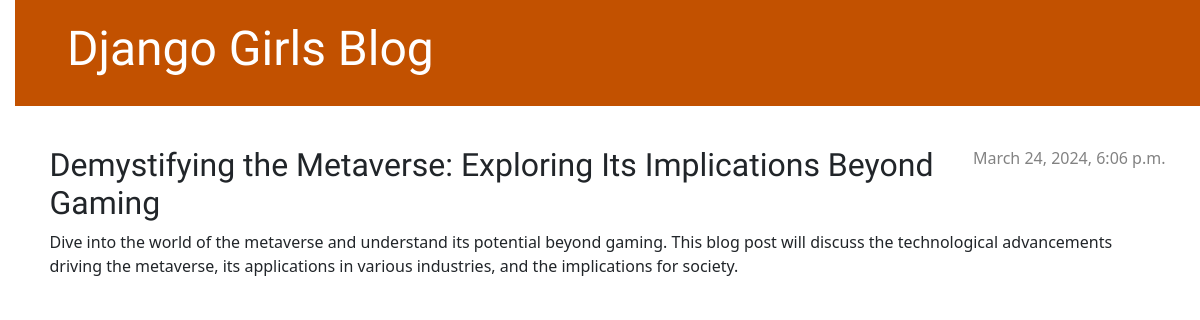
The app's page /post/2/ with its own data.
### blog/models.py (models this page shows, shortened)
class Post(models.Model):
    author = models.ForeignKey(settings.AUTH_USER_MODEL, on_delete=models.CASCADE)
    title = models.CharField(max_length=200)
    text = models.TextField()
    created_date = models.DateTimeField(default=timezone.now)
    published_date = models.DateTimeField(blank=True, null=True)

### blog/views.py (the view)
# urls.py: path('post/<int:pk>/', views.post_detail, name='post_detail'),
def post_detail(request, pk):
    post = get_object_or_404(Post, pk=pk)
    return render(request, 'blog/post_detail.html', {'post': post})

### blog/templates/blog/post_detail.html (shortened to what this page needs)
{% extends 'blog/base.html' %}
{% block content %}
    <article class="post">
        {% if post.published_date %}
            <div class="date">
            {{ post.published_date }}
            </div>
        {% else %}
        <a class="btn btn-default" href="{% url 'post_publish' pk=post.pk %}">
            <button type="button">Publish</button>
        </a>
        {% endif %}
        <h2>{{ post.title }}</h2>
        <p>{{ post.text|linebreaksbr }}</p>
    </article>
{% endblock %}

### blog/static/css/blog.css (style rules this page uses)
body { padding-left: 15px; }
h1, h2, h3, h4 { font-family: 'Lobster', cursive; }
.date { color: #828282; }
.post { margin-bottom: 70px; }
.post > .date, .post > .actions { float: right; }

### records on screen
Post: published_date "March 24, 2024, 6:06 p.m.", title "Demystifying the Metaverse: Exploring Its Implications Beyond Gaming", text "Dive into the world of the metaverse and understand its potential beyond gaming. This blog post will discuss the technological advancements driving the metaverse, its applications in various industries, and the implications for society."
